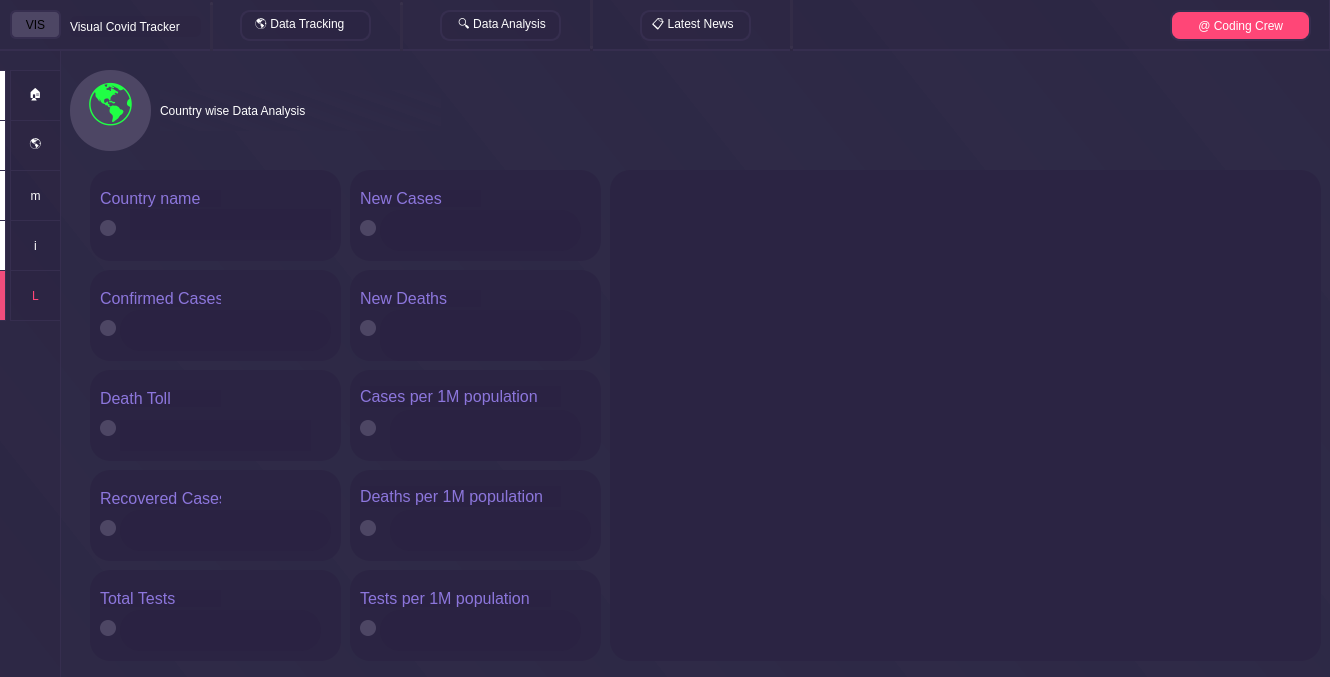
<?xml version="1.0" encoding="UTF-8"?>
<ui version="4.0">
 <class>MainWindow</class>
 <widget class="QMainWindow" name="MainWindow">
  <property name="geometry">
   <rect>
    <x>0</x>
    <y>0</y>
    <width>1330</width>
    <height>677</height>
   </rect>
  </property>
  <property name="windowTitle">
   <string>MainWindow</string>
  </property>
  <property name="styleSheet">
   <string notr="true">background-color: qlineargradient(spread:repeat, x1:0.845, y1:0.0625, x2:1, y2:0, stop:0  rgba(47, 42, 71, 255), stop:1  rgba(45, 41, 70, 255))

</string>
  </property>
  <widget class="QWidget" name="centralwidget">
   <widget class="QWidget" name="widget" native="true">
    <property name="geometry">
     <rect>
      <x>-10</x>
      <y>-10</y>
      <width>1341</width>
      <height>61</height>
     </rect>
    </property>
    <property name="styleSheet">
     <string notr="true">background-color: qlineargradient(spread:pad, x1:0, y1:0, x2:1, y2:0, stop:1 rgba(40, 33, 61, 50));
border:2px solid rgb(54, 46, 79)
</string>
    </property>
    <widget class="QPushButton" name="pushButton">
     <property name="geometry">
      <rect>
       <x>20</x>
       <y>20</y>
       <width>51</width>
       <height>29</height>
      </rect>
     </property>
     <property name="styleSheet">
      <string notr="true">border-width: 2px;
border-radius:6px;
font: 75 9pt &quot;Ubuntu&quot;;
background-color: qlineargradient(spread:pad, x1:0, y1:0, x2:1, y2:0, stop:1 rgba(77, 70, 100, 255));
</string>
     </property>
     <property name="text">
      <string>VIS</string>
     </property>
    </widget>
    <widget class="QLabel" name="label">
     <property name="geometry">
      <rect>
       <x>80</x>
       <y>26</y>
       <width>131</width>
       <height>21</height>
      </rect>
     </property>
     <property name="styleSheet">
      <string notr="true">
border-width: 0px;
color: rgb(255, 255, 255);
border-radius:6px;
font: 9pt &quot;Ubuntu&quot;;</string>
     </property>
     <property name="text">
      <string>Visual Covid Tracker</string>
     </property>
    </widget>
    <widget class="QLabel" name="label_2">
     <property name="geometry">
      <rect>
       <x>250</x>
       <y>20</y>
       <width>131</width>
       <height>31</height>
      </rect>
     </property>
     <property name="styleSheet">
      <string notr="true">
border-radius:10px;
color: rgb(255, 255, 255);
font: 9pt &quot;Ubuntu&quot;;</string>
     </property>
     <property name="text">
      <string>   🌎 Data Tracking</string>
     </property>
    </widget>
    <widget class="QLabel" name="label_3">
     <property name="geometry">
      <rect>
       <x>450</x>
       <y>20</y>
       <width>121</width>
       <height>31</height>
      </rect>
     </property>
     <property name="styleSheet">
      <string notr="true">
border-radius:10px;
color: rgb(255, 255, 255);
font: 9pt &quot;Ubuntu&quot;;</string>
     </property>
     <property name="text">
      <string>    🔍 Data Analysis</string>
     </property>
    </widget>
    <widget class="QLabel" name="label_4">
     <property name="geometry">
      <rect>
       <x>650</x>
       <y>20</y>
       <width>111</width>
       <height>31</height>
      </rect>
     </property>
     <property name="styleSheet">
      <string notr="true">
border-radius:10px;
color: rgb(255, 255, 255);
font: 9pt &quot;Ubuntu&quot;;</string>
     </property>
     <property name="text">
      <string>  📋 Latest News</string>
     </property>
    </widget>
    <widget class="QLabel" name="label_5">
     <property name="geometry">
      <rect>
       <x>1180</x>
       <y>20</y>
       <width>141</width>
       <height>31</height>
      </rect>
     </property>
     <property name="styleSheet">
      <string notr="true">border-radius:10px;
font: 9pt &quot;Ubuntu&quot;;
background-color: qlineargradient(spread:pad, x1:0, y1:0, x2:1, y2:0, stop:1 rgba(255, 70, 119, 255));
color: rgb(255, 255, 255);</string>
     </property>
     <property name="text">
      <string>       @ Coding Crew</string>
     </property>
    </widget>
    <widget class="Line" name="line">
     <property name="geometry">
      <rect>
       <x>220</x>
       <y>10</y>
       <width>3</width>
       <height>61</height>
      </rect>
     </property>
     <property name="styleSheet">
      <string notr="true">border-width: 5px;

border-color:qlineargradient(spread:pad, x1:0, y1:0, x2:1, y2:0, stop:1 rgba(97, 91, 117, 25));
background-color: qlineargradient(spread:pad, x1:0, y1:0, x2:1, y2:0, stop:1 rgba(40, 33, 61,255));
</string>
     </property>
     <property name="orientation">
      <enum>Qt::Vertical</enum>
     </property>
    </widget>
    <widget class="Line" name="line_2">
     <property name="geometry">
      <rect>
       <x>800</x>
       <y>0</y>
       <width>3</width>
       <height>61</height>
      </rect>
     </property>
     <property name="styleSheet">
      <string notr="true">border-width: 5px;

border-color:qlineargradient(spread:pad, x1:0, y1:0, x2:1, y2:0, stop:1 rgba(97, 91, 117, 25));
background-color: qlineargradient(spread:pad, x1:0, y1:0, x2:1, y2:0, stop:1 rgba(40, 33, 61,255));
</string>
     </property>
     <property name="orientation">
      <enum>Qt::Vertical</enum>
     </property>
    </widget>
    <widget class="Line" name="line_3">
     <property name="geometry">
      <rect>
       <x>600</x>
       <y>0</y>
       <width>3</width>
       <height>61</height>
      </rect>
     </property>
     <property name="styleSheet">
      <string notr="true">border-width: 5px;

border-color:qlineargradient(spread:pad, x1:0, y1:0, x2:1, y2:0, stop:1 rgba(97, 91, 117, 25));
background-color: qlineargradient(spread:pad, x1:0, y1:0, x2:1, y2:0, stop:1 rgba(40, 33, 61,255));
</string>
     </property>
     <property name="orientation">
      <enum>Qt::Vertical</enum>
     </property>
    </widget>
    <widget class="Line" name="line_4">
     <property name="geometry">
      <rect>
       <x>410</x>
       <y>10</y>
       <width>3</width>
       <height>61</height>
      </rect>
     </property>
     <property name="styleSheet">
      <string notr="true">border-width: 5px;

border-color:qlineargradient(spread:pad, x1:0, y1:0, x2:1, y2:0, stop:1 rgba(97, 91, 117, 25));
background-color: qlineargradient(spread:pad, x1:0, y1:0, x2:1, y2:0, stop:1 rgba(40, 33, 61,255));
</string>
     </property>
     <property name="orientation">
      <enum>Qt::Vertical</enum>
     </property>
    </widget>
   </widget>
   <widget class="QWidget" name="widget_2" native="true">
    <property name="geometry">
     <rect>
      <x>-10</x>
      <y>50</y>
      <width>71</width>
      <height>651</height>
     </rect>
    </property>
    <property name="styleSheet">
     <string notr="true">background-color: qlineargradient(spread:pad, x1:0, y1:0, x2:1, y2:0, stop:1 rgba(40, 33, 61, 50));
border:1px solid rgb(54, 46, 79)
</string>
    </property>
    <widget class="QPushButton" name="pushButton_2">
     <property name="geometry">
      <rect>
       <x>20</x>
       <y>20</y>
       <width>51</width>
       <height>51</height>
      </rect>
     </property>
     <property name="styleSheet">
      <string notr="true">color: rgb(255,255,255);
font: 75 20pt &quot;Ubuntu&quot;;</string>
     </property>
     <property name="text">
      <string>🏠</string>
     </property>
    </widget>
    <widget class="QLabel" name="label_6">
     <property name="geometry">
      <rect>
       <x>0</x>
       <y>20</y>
       <width>16</width>
       <height>51</height>
      </rect>
     </property>
     <property name="styleSheet">
      <string notr="true">background-color: qlineargradient(spread:pad, x1:0, y1:0, x2:1, y2:0, stop:1 rgba(255, 255, 255, 255));
</string>
     </property>
     <property name="text">
      <string/>
     </property>
    </widget>
    <widget class="QLabel" name="label_7">
     <property name="geometry">
      <rect>
       <x>0</x>
       <y>120</y>
       <width>16</width>
       <height>51</height>
      </rect>
     </property>
     <property name="styleSheet">
      <string notr="true">background-color: qlineargradient(spread:pad, x1:0, y1:0, x2:1, y2:0, stop:1 rgba(255, 255, 255, 255));
</string>
     </property>
     <property name="text">
      <string/>
     </property>
    </widget>
    <widget class="QPushButton" name="pushButton_3">
     <property name="geometry">
      <rect>
       <x>20</x>
       <y>70</y>
       <width>51</width>
       <height>51</height>
      </rect>
     </property>
     <property name="toolTip">
      <string>&lt;html&gt;&lt;head/&gt;&lt;body&gt;&lt;p&gt;&lt;span style=&quot; font-weight:600;&quot;&gt;GLOBAL DATA&lt;/span&gt;&lt;/p&gt;&lt;/body&gt;&lt;/html&gt;</string>
     </property>
     <property name="styleSheet">
      <string notr="true">color: rgb(255,255,255);
font: 75 20pt &quot;Ubuntu&quot;;</string>
     </property>
     <property name="text">
      <string>🌎</string>
     </property>
    </widget>
    <widget class="QLabel" name="label_8">
     <property name="geometry">
      <rect>
       <x>0</x>
       <y>170</y>
       <width>16</width>
       <height>51</height>
      </rect>
     </property>
     <property name="styleSheet">
      <string notr="true">background-color: qlineargradient(spread:pad, x1:0, y1:0, x2:1, y2:0, stop:1 rgba(255, 255, 255, 255));
</string>
     </property>
     <property name="text">
      <string/>
     </property>
    </widget>
    <widget class="QPushButton" name="pushButton_4">
     <property name="geometry">
      <rect>
       <x>20</x>
       <y>120</y>
       <width>51</width>
       <height>51</height>
      </rect>
     </property>
     <property name="styleSheet">
      <string notr="true">color: rgb(255,255,255);
font: 30pt &quot;Webdings&quot;;
</string>
     </property>
     <property name="text">
      <string>m</string>
     </property>
    </widget>
    <widget class="QLabel" name="label_9">
     <property name="geometry">
      <rect>
       <x>0</x>
       <y>220</y>
       <width>16</width>
       <height>51</height>
      </rect>
     </property>
     <property name="styleSheet">
      <string notr="true">background-color: qlineargradient(spread:pad, x1:0, y1:0, x2:1, y2:0, stop:1 rgba(240, 77, 124, 255));
</string>
     </property>
     <property name="text">
      <string/>
     </property>
    </widget>
    <widget class="QPushButton" name="pushButton_5">
     <property name="geometry">
      <rect>
       <x>20</x>
       <y>170</y>
       <width>51</width>
       <height>51</height>
      </rect>
     </property>
     <property name="styleSheet">
      <string notr="true">color: rgb(255,255,255);
font: 28pt &quot;Webdings&quot;;
</string>
     </property>
     <property name="text">
      <string>i</string>
     </property>
    </widget>
    <widget class="QPushButton" name="pushButton_6">
     <property name="geometry">
      <rect>
       <x>20</x>
       <y>220</y>
       <width>51</width>
       <height>51</height>
      </rect>
     </property>
     <property name="toolTip">
      <string>&lt;html&gt;&lt;head/&gt;&lt;body&gt;&lt;p&gt;&lt;span style=&quot; font-weight:600;&quot;&gt;GLOBAL DATA&lt;/span&gt;&lt;/p&gt;&lt;/body&gt;&lt;/html&gt;</string>
     </property>
     <property name="styleSheet">
      <string notr="true">color: rgb(255, 69, 118);
font: 35pt &quot;Webdings&quot;;</string>
     </property>
     <property name="text">
      <string>L</string>
     </property>
    </widget>
    <widget class="QLabel" name="label_10">
     <property name="geometry">
      <rect>
       <x>0</x>
       <y>70</y>
       <width>16</width>
       <height>51</height>
      </rect>
     </property>
     <property name="styleSheet">
      <string notr="true">background-color: qlineargradient(spread:pad, x1:0, y1:0, x2:1, y2:0, stop:1 rgba(255, 255, 255, 255));
</string>
     </property>
     <property name="text">
      <string/>
     </property>
    </widget>
    <zorder>pushButton_6</zorder>
    <zorder>pushButton_2</zorder>
    <zorder>label_6</zorder>
    <zorder>label_7</zorder>
    <zorder>pushButton_3</zorder>
    <zorder>label_8</zorder>
    <zorder>pushButton_4</zorder>
    <zorder>label_9</zorder>
    <zorder>pushButton_5</zorder>
    <zorder>label_10</zorder>
   </widget>
   <widget class="QLabel" name="label_11">
    <property name="geometry">
     <rect>
      <x>160</x>
      <y>90</y>
      <width>281</width>
      <height>41</height>
     </rect>
    </property>
    <property name="styleSheet">
     <string notr="true">color: rgb(255, 255, 255);
font: 75 16pt &quot;Ubuntu&quot;;</string>
    </property>
    <property name="text">
     <string>Country wise Data Analysis</string>
    </property>
   </widget>
   <widget class="QPushButton" name="mp">
    <property name="geometry">
     <rect>
      <x>70</x>
      <y>70</y>
      <width>81</width>
      <height>81</height>
     </rect>
    </property>
    <property name="font">
     <font>
      <family>Ubuntu</family>
      <pointsize>35</pointsize>
      <weight>9</weight>
      <italic>false</italic>
      <bold>false</bold>
     </font>
    </property>
    <property name="toolTip">
     <string>&lt;html&gt;&lt;head/&gt;&lt;body&gt;&lt;p&gt;To View The Map Again&lt;/p&gt;&lt;/body&gt;&lt;/html&gt;</string>
    </property>
    <property name="styleSheet">
     <string notr="true">border-width: 2px;
border-radius:40px;
font: 75 35pt &quot;Ubuntu&quot;;
color: rgb(32, 255, 69);
background-color: qlineargradient(spread:pad, x1:0, y1:0, x2:1, y2:0, stop:1 rgba(77, 70, 100, 255));
</string>
    </property>
    <property name="text">
     <string>🌎</string>
    </property>
   </widget>
   <widget class="QWidget" name="widget_3" native="true">
    <property name="geometry">
     <rect>
      <x>90</x>
      <y>170</y>
      <width>251</width>
      <height>91</height>
     </rect>
    </property>
    <property name="styleSheet">
     <string notr="true">border-width:2px;
border-radius:20px;
background-color: qlineargradient(spread:pad, x1:0, y1:0, x2:1, y2:0, stop:1 rgba(40, 33, 64, 150));
</string>
    </property>
    <widget class="QLabel" name="label_12">
     <property name="geometry">
      <rect>
       <x>10</x>
       <y>20</y>
       <width>121</width>
       <height>17</height>
      </rect>
     </property>
     <property name="font">
      <font>
       <family>Ubuntu</family>
       <pointsize>12</pointsize>
       <weight>9</weight>
       <italic>false</italic>
       <bold>false</bold>
      </font>
     </property>
     <property name="styleSheet">
      <string notr="true">font: 75 12pt &quot;Ubuntu&quot;;
color: rgb(140, 118, 220)</string>
     </property>
     <property name="text">
      <string>Country name</string>
     </property>
    </widget>
    <widget class="QPushButton" name="pushButton_7">
     <property name="geometry">
      <rect>
       <x>10</x>
       <y>50</y>
       <width>16</width>
       <height>16</height>
      </rect>
     </property>
     <property name="styleSheet">
      <string notr="true">border-width: 2px;
border-radius:8px;
font: 75 9pt &quot;Ubuntu&quot;;
background-color: qlineargradient(spread:pad, x1:0, y1:0, x2:1, y2:0, stop:1 rgba(77, 70, 100, 255));
</string>
     </property>
     <property name="text">
      <string/>
     </property>
    </widget>
    <widget class="QLabel" name="tag">
     <property name="geometry">
      <rect>
       <x>40</x>
       <y>39</y>
       <width>201</width>
       <height>31</height>
      </rect>
     </property>
     <property name="font">
      <font>
       <family>Ubuntu</family>
       <pointsize>18</pointsize>
       <weight>9</weight>
       <italic>false</italic>
       <bold>false</bold>
      </font>
     </property>
     <property name="styleSheet">
      <string notr="true">
color: rgb(200, 22, 41);
font: 75 18pt &quot;Ubuntu&quot;;
</string>
     </property>
     <property name="text">
      <string/>
     </property>
    </widget>
   </widget>
   <widget class="QWidget" name="widget_4" native="true">
    <property name="geometry">
     <rect>
      <x>90</x>
      <y>270</y>
      <width>251</width>
      <height>91</height>
     </rect>
    </property>
    <property name="styleSheet">
     <string notr="true">border-width:2px;
border-radius:20px;
background-color: qlineargradient(spread:pad, x1:0, y1:0, x2:1, y2:0, stop:1 rgba(40, 33, 64, 150));
</string>
    </property>
    <widget class="QLabel" name="label_13">
     <property name="geometry">
      <rect>
       <x>10</x>
       <y>20</y>
       <width>121</width>
       <height>17</height>
      </rect>
     </property>
     <property name="font">
      <font>
       <family>Ubuntu</family>
       <pointsize>12</pointsize>
       <weight>9</weight>
       <italic>false</italic>
       <bold>false</bold>
      </font>
     </property>
     <property name="styleSheet">
      <string notr="true">font: 75 12pt &quot;Ubuntu&quot;;
color: rgb(140, 118, 220)</string>
     </property>
     <property name="text">
      <string>Confirmed Cases</string>
     </property>
    </widget>
    <widget class="QPushButton" name="pushButton_8">
     <property name="geometry">
      <rect>
       <x>10</x>
       <y>50</y>
       <width>16</width>
       <height>16</height>
      </rect>
     </property>
     <property name="styleSheet">
      <string notr="true">border-width: 2px;
border-radius:8px;
font: 75 9pt &quot;Ubuntu&quot;;
background-color: qlineargradient(spread:pad, x1:0, y1:0, x2:1, y2:0, stop:1 rgba(77, 70, 100, 255));
</string>
     </property>
     <property name="text">
      <string/>
     </property>
    </widget>
    <widget class="QLabel" name="con">
     <property name="geometry">
      <rect>
       <x>30</x>
       <y>40</y>
       <width>211</width>
       <height>41</height>
      </rect>
     </property>
     <property name="styleSheet">
      <string notr="true">
color: rgb(200, 22, 41);
font: 75 18pt &quot;Ubuntu&quot;;
</string>
     </property>
     <property name="text">
      <string/>
     </property>
    </widget>
   </widget>
   <widget class="QWidget" name="widget_5" native="true">
    <property name="geometry">
     <rect>
      <x>90</x>
      <y>370</y>
      <width>251</width>
      <height>91</height>
     </rect>
    </property>
    <property name="styleSheet">
     <string notr="true">border-width:2px;
border-radius:20px;
background-color: qlineargradient(spread:pad, x1:0, y1:0, x2:1, y2:0, stop:1 rgba(40, 33, 64, 150));
</string>
    </property>
    <widget class="QLabel" name="label_14">
     <property name="geometry">
      <rect>
       <x>10</x>
       <y>20</y>
       <width>121</width>
       <height>17</height>
      </rect>
     </property>
     <property name="font">
      <font>
       <family>Ubuntu</family>
       <pointsize>12</pointsize>
       <weight>9</weight>
       <italic>false</italic>
       <bold>false</bold>
      </font>
     </property>
     <property name="styleSheet">
      <string notr="true">font: 75 12pt &quot;Ubuntu&quot;;
color: rgb(140, 118, 220)</string>
     </property>
     <property name="text">
      <string>Death Toll</string>
     </property>
    </widget>
    <widget class="QPushButton" name="pushButton_9">
     <property name="geometry">
      <rect>
       <x>10</x>
       <y>50</y>
       <width>16</width>
       <height>16</height>
      </rect>
     </property>
     <property name="styleSheet">
      <string notr="true">border-width: 2px;
border-radius:8px;
font: 75 9pt &quot;Ubuntu&quot;;
background-color: qlineargradient(spread:pad, x1:0, y1:0, x2:1, y2:0, stop:1 rgba(77, 70, 100, 255));
</string>
     </property>
     <property name="text">
      <string/>
     </property>
    </widget>
    <widget class="QLabel" name="det">
     <property name="geometry">
      <rect>
       <x>30</x>
       <y>50</y>
       <width>191</width>
       <height>31</height>
      </rect>
     </property>
     <property name="styleSheet">
      <string notr="true">
color: rgb(200, 22, 41);
font: 75 18pt &quot;Ubuntu&quot;;
</string>
     </property>
     <property name="text">
      <string/>
     </property>
    </widget>
   </widget>
   <widget class="QWidget" name="widget_6" native="true">
    <property name="geometry">
     <rect>
      <x>90</x>
      <y>470</y>
      <width>251</width>
      <height>91</height>
     </rect>
    </property>
    <property name="styleSheet">
     <string notr="true">border-width:2px;
border-radius:20px;
background-color: qlineargradient(spread:pad, x1:0, y1:0, x2:1, y2:0, stop:1 rgba(40, 33, 64, 150));
</string>
    </property>
    <widget class="QLabel" name="label_15">
     <property name="geometry">
      <rect>
       <x>10</x>
       <y>20</y>
       <width>121</width>
       <height>17</height>
      </rect>
     </property>
     <property name="font">
      <font>
       <family>Ubuntu</family>
       <pointsize>12</pointsize>
       <weight>9</weight>
       <italic>false</italic>
       <bold>false</bold>
      </font>
     </property>
     <property name="styleSheet">
      <string notr="true">font: 75 12pt &quot;Ubuntu&quot;;
color: rgb(140, 118, 220)</string>
     </property>
     <property name="text">
      <string>Recovered Cases</string>
     </property>
    </widget>
    <widget class="QPushButton" name="pushButton_10">
     <property name="geometry">
      <rect>
       <x>10</x>
       <y>50</y>
       <width>16</width>
       <height>16</height>
      </rect>
     </property>
     <property name="styleSheet">
      <string notr="true">border-width: 2px;
border-radius:8px;
font: 75 9pt &quot;Ubuntu&quot;;
background-color: qlineargradient(spread:pad, x1:0, y1:0, x2:1, y2:0, stop:1 rgba(77, 70, 100, 255));
</string>
     </property>
     <property name="text">
      <string/>
     </property>
    </widget>
    <widget class="QLabel" name="reco">
     <property name="geometry">
      <rect>
       <x>30</x>
       <y>40</y>
       <width>211</width>
       <height>41</height>
      </rect>
     </property>
     <property name="styleSheet">
      <string notr="true">
color: rgb(200, 22, 41);
font: 75 18pt &quot;Ubuntu&quot;;
</string>
     </property>
     <property name="text">
      <string/>
     </property>
    </widget>
   </widget>
   <widget class="QWidget" name="widget_7" native="true">
    <property name="geometry">
     <rect>
      <x>90</x>
      <y>570</y>
      <width>251</width>
      <height>91</height>
     </rect>
    </property>
    <property name="styleSheet">
     <string notr="true">border-width:2px;
border-radius:20px;
background-color: qlineargradient(spread:pad, x1:0, y1:0, x2:1, y2:0, stop:1 rgba(40, 33, 64, 150));
</string>
    </property>
    <widget class="QLabel" name="label_16">
     <property name="geometry">
      <rect>
       <x>10</x>
       <y>20</y>
       <width>121</width>
       <height>17</height>
      </rect>
     </property>
     <property name="font">
      <font>
       <family>Ubuntu</family>
       <pointsize>12</pointsize>
       <weight>9</weight>
       <italic>false</italic>
       <bold>false</bold>
      </font>
     </property>
     <property name="styleSheet">
      <string notr="true">font: 75 12pt &quot;Ubuntu&quot;;
color: rgb(140, 118, 220)</string>
     </property>
     <property name="text">
      <string>Total Tests</string>
     </property>
    </widget>
    <widget class="QPushButton" name="pushButton_11">
     <property name="geometry">
      <rect>
       <x>10</x>
       <y>50</y>
       <width>16</width>
       <height>16</height>
      </rect>
     </property>
     <property name="styleSheet">
      <string notr="true">border-width: 2px;
border-radius:8px;
font: 75 9pt &quot;Ubuntu&quot;;
background-color: qlineargradient(spread:pad, x1:0, y1:0, x2:1, y2:0, stop:1 rgba(77, 70, 100, 255));
</string>
     </property>
     <property name="text">
      <string/>
     </property>
    </widget>
    <widget class="QLabel" name="tt">
     <property name="geometry">
      <rect>
       <x>30</x>
       <y>40</y>
       <width>201</width>
       <height>41</height>
      </rect>
     </property>
     <property name="styleSheet">
      <string notr="true">
color: rgb(200, 22, 41);
font: 75 18pt &quot;Ubuntu&quot;;
</string>
     </property>
     <property name="text">
      <string/>
     </property>
    </widget>
   </widget>
   <widget class="QWidget" name="widget_8" native="true">
    <property name="geometry">
     <rect>
      <x>350</x>
      <y>170</y>
      <width>251</width>
      <height>91</height>
     </rect>
    </property>
    <property name="styleSheet">
     <string notr="true">border-width:2px;
border-radius:20px;
background-color: qlineargradient(spread:pad, x1:0, y1:0, x2:1, y2:0, stop:1 rgba(40, 33, 64, 150));
</string>
    </property>
    <widget class="QLabel" name="label_17">
     <property name="geometry">
      <rect>
       <x>10</x>
       <y>20</y>
       <width>121</width>
       <height>17</height>
      </rect>
     </property>
     <property name="font">
      <font>
       <family>Ubuntu</family>
       <pointsize>12</pointsize>
       <weight>9</weight>
       <italic>false</italic>
       <bold>false</bold>
      </font>
     </property>
     <property name="styleSheet">
      <string notr="true">font: 75 12pt &quot;Ubuntu&quot;;
color: rgb(140, 118, 220)</string>
     </property>
     <property name="text">
      <string>New Cases</string>
     </property>
    </widget>
    <widget class="QPushButton" name="pushButton_12">
     <property name="geometry">
      <rect>
       <x>10</x>
       <y>50</y>
       <width>16</width>
       <height>16</height>
      </rect>
     </property>
     <property name="styleSheet">
      <string notr="true">border-width: 2px;
border-radius:8px;
font: 75 9pt &quot;Ubuntu&quot;;
background-color: qlineargradient(spread:pad, x1:0, y1:0, x2:1, y2:0, stop:1 rgba(77, 70, 100, 255));
</string>
     </property>
     <property name="text">
      <string/>
     </property>
    </widget>
    <widget class="QLabel" name="nc">
     <property name="geometry">
      <rect>
       <x>30</x>
       <y>40</y>
       <width>201</width>
       <height>41</height>
      </rect>
     </property>
     <property name="styleSheet">
      <string notr="true">
color: rgb(200, 22, 41);
font: 75 18pt &quot;Ubuntu&quot;;
</string>
     </property>
     <property name="text">
      <string/>
     </property>
    </widget>
   </widget>
   <widget class="QWidget" name="widget_9" native="true">
    <property name="geometry">
     <rect>
      <x>350</x>
      <y>270</y>
      <width>251</width>
      <height>91</height>
     </rect>
    </property>
    <property name="styleSheet">
     <string notr="true">border-width:2px;
border-radius:20px;
background-color: qlineargradient(spread:pad, x1:0, y1:0, x2:1, y2:0, stop:1 rgba(40, 33, 64, 150));
</string>
    </property>
    <widget class="QLabel" name="label_18">
     <property name="geometry">
      <rect>
       <x>10</x>
       <y>20</y>
       <width>121</width>
       <height>17</height>
      </rect>
     </property>
     <property name="font">
      <font>
       <family>Ubuntu</family>
       <pointsize>12</pointsize>
       <weight>9</weight>
       <italic>false</italic>
       <bold>false</bold>
      </font>
     </property>
     <property name="styleSheet">
      <string notr="true">font: 75 12pt &quot;Ubuntu&quot;;
color: rgb(140, 118, 220)</string>
     </property>
     <property name="text">
      <string>New Deaths</string>
     </property>
    </widget>
    <widget class="QPushButton" name="pushButton_13">
     <property name="geometry">
      <rect>
       <x>10</x>
       <y>50</y>
       <width>16</width>
       <height>16</height>
      </rect>
     </property>
     <property name="styleSheet">
      <string notr="true">border-width: 2px;
border-radius:8px;
font: 75 9pt &quot;Ubuntu&quot;;
background-color: qlineargradient(spread:pad, x1:0, y1:0, x2:1, y2:0, stop:1 rgba(77, 70, 100, 255));
</string>
     </property>
     <property name="text">
      <string/>
     </property>
    </widget>
    <widget class="QLabel" name="nd">
     <property name="geometry">
      <rect>
       <x>30</x>
       <y>40</y>
       <width>201</width>
       <height>51</height>
      </rect>
     </property>
     <property name="styleSheet">
      <string notr="true">
color: rgb(200, 22, 41);
font: 75 18pt &quot;Ubuntu&quot;;
</string>
     </property>
     <property name="text">
      <string/>
     </property>
    </widget>
   </widget>
   <widget class="QWidget" name="widget_10" native="true">
    <property name="geometry">
     <rect>
      <x>350</x>
      <y>370</y>
      <width>251</width>
      <height>91</height>
     </rect>
    </property>
    <property name="styleSheet">
     <string notr="true">border-width:2px;
border-radius:20px;
background-color: qlineargradient(spread:pad, x1:0, y1:0, x2:1, y2:0, stop:1 rgba(40, 33, 64, 150));
</string>
    </property>
    <widget class="QLabel" name="label_19">
     <property name="geometry">
      <rect>
       <x>10</x>
       <y>16</y>
       <width>201</width>
       <height>21</height>
      </rect>
     </property>
     <property name="font">
      <font>
       <family>Ubuntu</family>
       <pointsize>12</pointsize>
       <weight>9</weight>
       <italic>false</italic>
       <bold>false</bold>
      </font>
     </property>
     <property name="styleSheet">
      <string notr="true">font: 75 12pt &quot;Ubuntu&quot;;
color: rgb(140, 118, 220)</string>
     </property>
     <property name="text">
      <string>Cases per 1M population</string>
     </property>
    </widget>
    <widget class="QPushButton" name="pushButton_14">
     <property name="geometry">
      <rect>
       <x>10</x>
       <y>50</y>
       <width>16</width>
       <height>16</height>
      </rect>
     </property>
     <property name="styleSheet">
      <string notr="true">border-width: 2px;
border-radius:8px;
font: 75 9pt &quot;Ubuntu&quot;;
background-color: qlineargradient(spread:pad, x1:0, y1:0, x2:1, y2:0, stop:1 rgba(77, 70, 100, 255));
</string>
     </property>
     <property name="text">
      <string/>
     </property>
    </widget>
    <widget class="QLabel" name="cpm">
     <property name="geometry">
      <rect>
       <x>40</x>
       <y>40</y>
       <width>191</width>
       <height>51</height>
      </rect>
     </property>
     <property name="styleSheet">
      <string notr="true">
color: rgb(200, 22, 41);
font: 75 18pt &quot;Ubuntu&quot;;
</string>
     </property>
     <property name="text">
      <string/>
     </property>
    </widget>
   </widget>
   <widget class="QWidget" name="widget_11" native="true">
    <property name="geometry">
     <rect>
      <x>350</x>
      <y>470</y>
      <width>251</width>
      <height>91</height>
     </rect>
    </property>
    <property name="styleSheet">
     <string notr="true">border-width:2px;
border-radius:20px;
background-color: qlineargradient(spread:pad, x1:0, y1:0, x2:1, y2:0, stop:1 rgba(40, 33, 64, 150));
</string>
    </property>
    <widget class="QLabel" name="label_20">
     <property name="geometry">
      <rect>
       <x>10</x>
       <y>16</y>
       <width>201</width>
       <height>21</height>
      </rect>
     </property>
     <property name="font">
      <font>
       <family>Ubuntu</family>
       <pointsize>12</pointsize>
       <weight>9</weight>
       <italic>false</italic>
       <bold>false</bold>
      </font>
     </property>
     <property name="styleSheet">
      <string notr="true">font: 75 12pt &quot;Ubuntu&quot;;
color: rgb(140, 118, 220)</string>
     </property>
     <property name="text">
      <string>Deaths per 1M population</string>
     </property>
    </widget>
    <widget class="QPushButton" name="pushButton_15">
     <property name="geometry">
      <rect>
       <x>10</x>
       <y>50</y>
       <width>16</width>
       <height>16</height>
      </rect>
     </property>
     <property name="styleSheet">
      <string notr="true">border-width: 2px;
border-radius:8px;
font: 75 9pt &quot;Ubuntu&quot;;
background-color: qlineargradient(spread:pad, x1:0, y1:0, x2:1, y2:0, stop:1 rgba(77, 70, 100, 255));
</string>
     </property>
     <property name="text">
      <string/>
     </property>
    </widget>
    <widget class="QLabel" name="dpm">
     <property name="geometry">
      <rect>
       <x>40</x>
       <y>40</y>
       <width>201</width>
       <height>41</height>
      </rect>
     </property>
     <property name="styleSheet">
      <string notr="true">
color: rgb(200, 22, 41);
font: 75 18pt &quot;Ubuntu&quot;;
</string>
     </property>
     <property name="text">
      <string/>
     </property>
    </widget>
   </widget>
   <widget class="QWidget" name="widget_12" native="true">
    <property name="geometry">
     <rect>
      <x>350</x>
      <y>570</y>
      <width>251</width>
      <height>91</height>
     </rect>
    </property>
    <property name="styleSheet">
     <string notr="true">border-width:2px;
border-radius:20px;
background-color: qlineargradient(spread:pad, x1:0, y1:0, x2:1, y2:0, stop:1 rgba(40, 33, 64, 150));
</string>
    </property>
    <widget class="QLabel" name="label_21">
     <property name="geometry">
      <rect>
       <x>10</x>
       <y>20</y>
       <width>191</width>
       <height>17</height>
      </rect>
     </property>
     <property name="font">
      <font>
       <family>Ubuntu</family>
       <pointsize>12</pointsize>
       <weight>9</weight>
       <italic>false</italic>
       <bold>false</bold>
      </font>
     </property>
     <property name="styleSheet">
      <string notr="true">font: 75 12pt &quot;Ubuntu&quot;;
color: rgb(140, 118, 220)</string>
     </property>
     <property name="text">
      <string>Tests per 1M population</string>
     </property>
    </widget>
    <widget class="QPushButton" name="pushButton_16">
     <property name="geometry">
      <rect>
       <x>10</x>
       <y>50</y>
       <width>16</width>
       <height>16</height>
      </rect>
     </property>
     <property name="styleSheet">
      <string notr="true">border-width: 2px;
border-radius:8px;
font: 75 9pt &quot;Ubuntu&quot;;
background-color: qlineargradient(spread:pad, x1:0, y1:0, x2:1, y2:0, stop:1 rgba(77, 70, 100, 255));
</string>
     </property>
     <property name="text">
      <string/>
     </property>
    </widget>
    <widget class="QLabel" name="tpm">
     <property name="geometry">
      <rect>
       <x>30</x>
       <y>40</y>
       <width>201</width>
       <height>41</height>
      </rect>
     </property>
     <property name="styleSheet">
      <string notr="true">
color: rgb(200, 22, 41);
font: 75 18pt &quot;Ubuntu&quot;;
</string>
     </property>
     <property name="text">
      <string/>
     </property>
    </widget>
   </widget>
   <widget class="QWidget" name="wid1" native="true">
    <property name="geometry">
     <rect>
      <x>610</x>
      <y>170</y>
      <width>711</width>
      <height>491</height>
     </rect>
    </property>
    <property name="styleSheet">
     <string notr="true">border-width:2px;
border-radius:20px;
background-color: qlineargradient(spread:pad, x1:0, y1:0, x2:1, y2:0, stop:1 rgba(40, 33, 64, 150));
</string>
    </property>
   </widget>
  </widget>
 </widget>
 <resources/>
 <connections/>
</ui>
